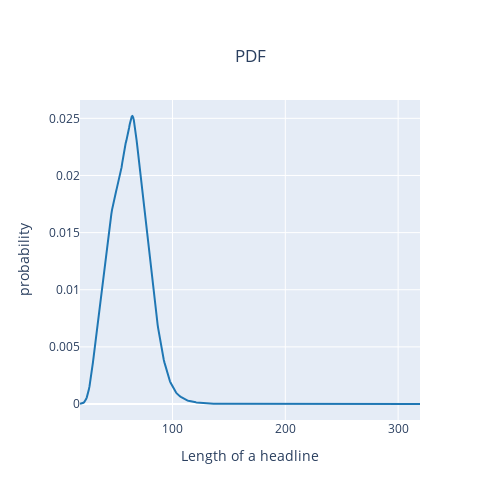

The cell this chart's notebook holds for it:
### Markdown cell above
### Probability Distribution Function of length of headlines

### Code cell
fig = ff.create_distplot(
            [news_data['headline'].str.len()],
            ['ht'],
            show_hist=False,
            show_rug=False
        )
fig['layout'].update(
        title={
            'text': 'PDF',
            'y': 0.9,
            'x': 0.5,
            'xanchor': 'center', 
            'yanchor': 'top'
        },
        xaxis_title='Length of a headline',
        yaxis_title='probability'
        )
fig.update_layout(showlegend=False, width=500, height=500)
fig

### Figure 1 — Plotly figure (JSON) as saved in the notebook; plotly's stock layout.template omitted (floating-point values rounded to 4 significant figures; data arrays with more than 128 entries replaced by an {"elided": "..."} marker saying what was removed)
{"data": [{"legendgroup": "ht", "marker": {"color": "rgb(31, 119, 180)"}, "mode": "lines", "name": "ht", "showlegend": true, "type": "scatter", "x": {"elided": "500 float values"}, "xaxis": "x", "y": {"elided": "500 float values"}, "yaxis": "y"}], "layout": {"barmode": "overlay", "height": 500, "hovermode": "closest", "legend": {"traceorder": "reversed"}, "showlegend": false, "title": {"text": "PDF", "x": 0.5, "xanchor": "center", "y": 0.9, "yanchor": "top"}, "width": 500, "xaxis": {"anchor": "y2", "domain": [0, 1], "title": {"text": "Length of a headline"}, "zeroline": false}, "yaxis": {"anchor": "free", "domain": [0, 1], "position": 0, "title": {"text": "probability"}}}}
